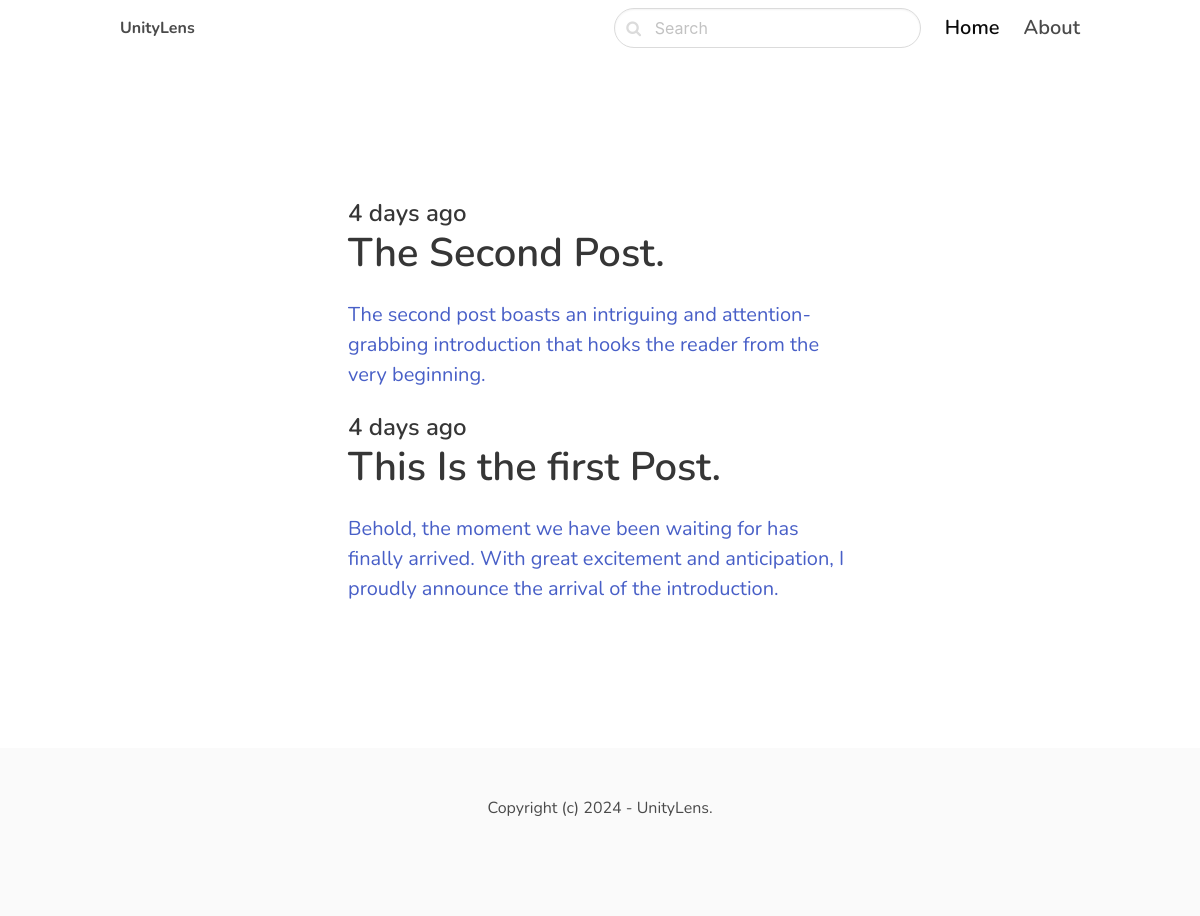
The app's page /education/ with its own data.
### blog/models.py (models this page shows, shortened)
class PostModel(models.Model):
    ACTIVE = 'active'
    DRAFT = 'draft'
    CHOICES_STATUS = (
        (ACTIVE, 'Active'),
        (DRAFT, 'Draft')
    )
    category = models.ForeignKey(CategoryModel, related_name='posts', on_delete=models.CASCADE)
    title = models.CharField(max_length=255)
    slug = models.SlugField()
    intro = models.TextField()
    body = models.TextField()
    created_at = models.DateTimeField(auto_now_add=True)
    status = models.CharField(max_length=10, choices=CHOICES_STATUS, default=ACTIVE)
    image = models.ImageField(upload_to='uploads/', blank=True, null=True)
    class Meta:
        ordering = ('-created_at',)

### blog/views.py (the view)
# urls.py: path('<slug:slug>/', views.category, name='category-detail'),
def category(request, slug):
    category = get_object_or_404(CategoryModel, slug=slug)
    posts = category.posts.filter(status=PostModel.ACTIVE)
    return render(request, 'blog/category.html', {'category': category, 'posts': posts})

### templates/blog/category.html (shortened to what this page needs)
{% extends 'core/base.html' %}
{% block content %}
    <section>
        <div class="hero-body">
            <div class="container">
                <section class="section">
                    <div class="columns">
                        <div class="column is-8 is-offset-2">
                            {% for post in posts %}
                            <div class="content is-medium">
                                <a href="{% url 'post-detail' post.category.slug post.slug %}">
                                    <h2 class="subtitle is-4">{{ post.created_at|timesince }} ago</h2>
                                    <h1 class="title">{{ post.title }}</h1>
                                    <p>
                                        {{ post.intro }}
                                    </p>
                                </a>
                            </div>
                            {% empty %}
                            <div class="content">
                                <p>There is no post from this category...</p>
                            </div>
                            {% endfor %}
                        </div>
                    </div>
                </section>
            </div>
        </div>
    </section>
{% endblock %}

### templates/core/base.html (style rules this page uses)
body { font-family: 'Nunito', sans-serif; }

### records on screen
PostModel: created_at "4 days", title "The Second Post.", intro "The second post boasts an intriguing and attention-grabbing introduction that hooks the reader from the very beginning."
PostModel: created_at "4 days", title "This Is the first Post.", intro "Behold, the moment we have been waiting for has finally arrived. With great excitement and anticipation, I proudly announce the arrival of the introduction."
